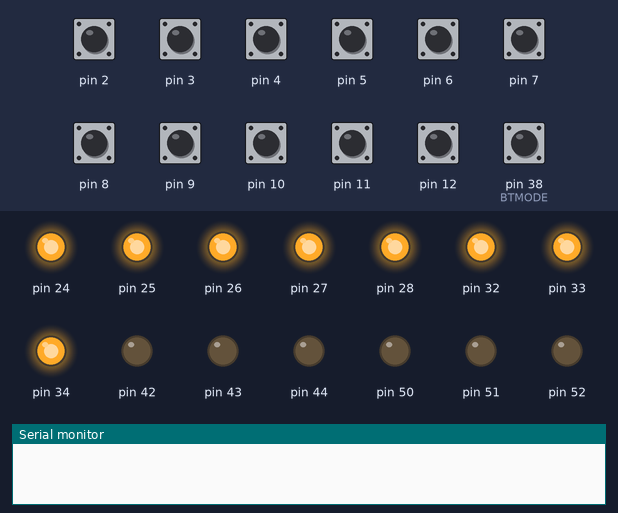
Bench run of a sketch on a simulated Arduino Mega 2560, built with avr-gcc and run on an emulated ATmega2560. On the bench: output pins drawn as LEDs (lit = HIGH), the last lines printed to the serial monitor. Inputs (shaded band) come from the test bench; at power-on: pin 2–12, pin 38 (BTMODE) HIGH.

Above: at 1.2 s.
1.3 s: pin 2 pulled LOW for 0.15 s
At 2.5 s:
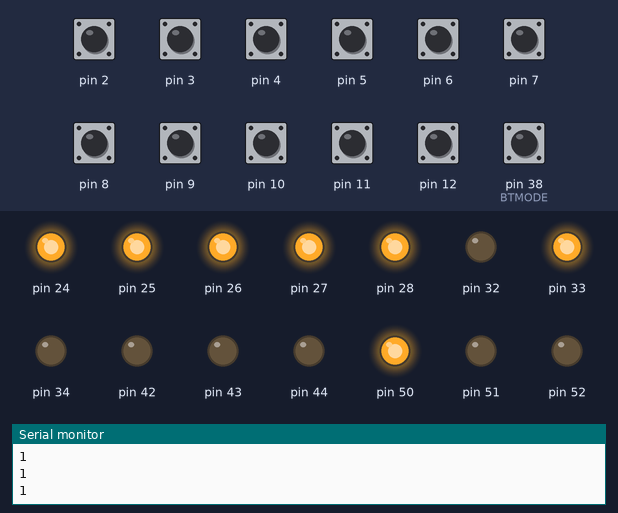
2.9 s: pin 3 pulled LOW for 0.15 s
At 4.0 s:
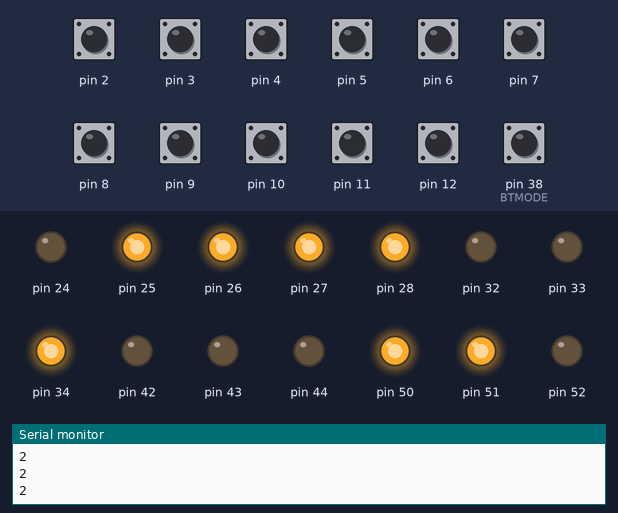
4.5 s: pin 4 pulled LOW for 0.15 s
At 5.2 s:
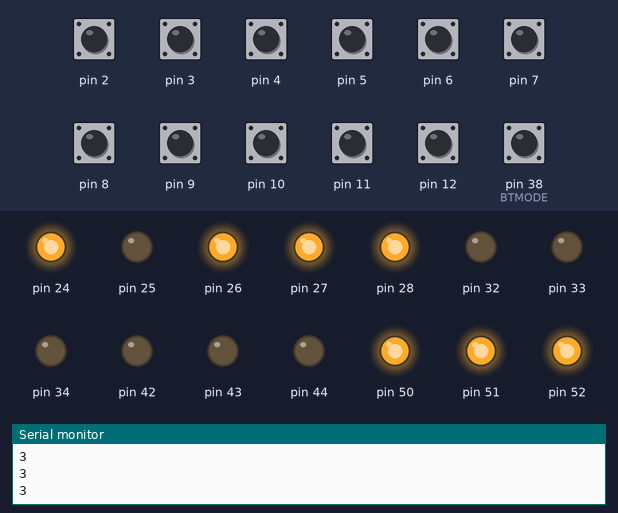
6.1 s: pin 5 pulled LOW for 0.15 s
At 6.4 s:
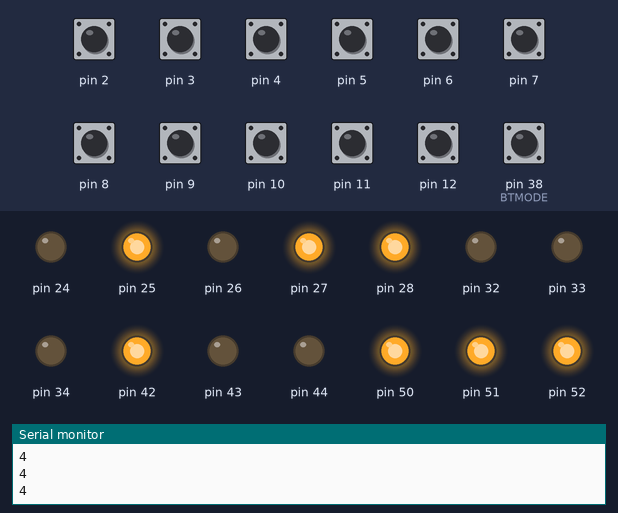
7.7 s: pin 6 pulled LOW for 0.15 s
At 8.8 s:
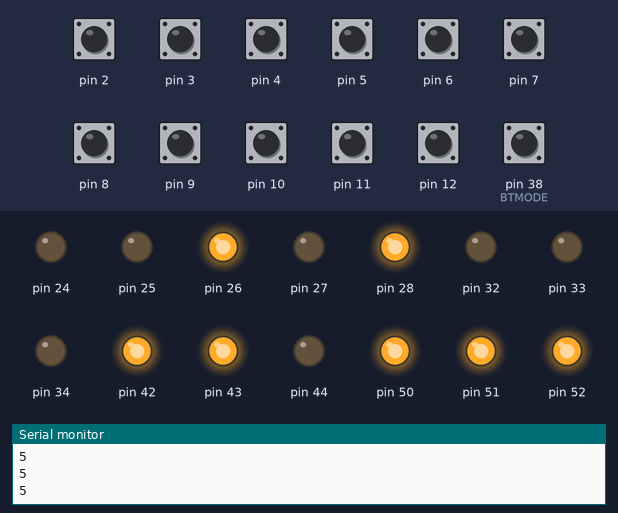
9.3 s: pin 7 pulled LOW for 0.15 s
At 10.0 s:
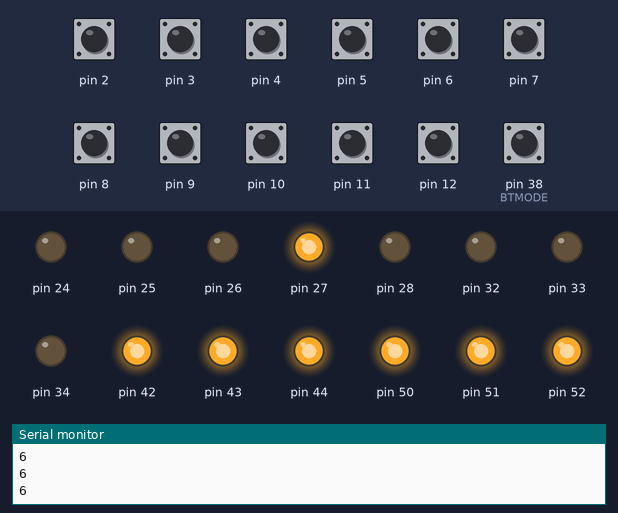
Timing chart, 0 to 11.9 s (numbered marks = the images above; inputs shaded):
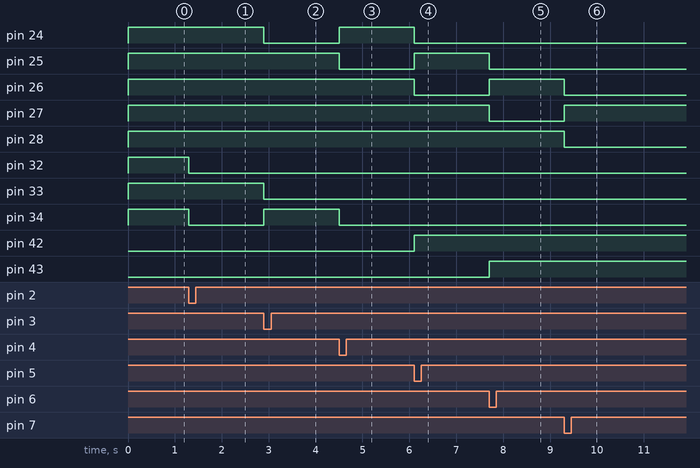

The sketch:

TownshipManagement.ino
```cpp
// Fichier de programmation en C de la carte Arduino gérant automatiquement le réseau N
// Par LEROY Damien	(damien7leroy@gmail.com)
// 26/01/2015


#define NBCANTON 11 // Nombre de canton
#define BTMODE 38

// Struture utilisé pour les canton
typedef struct
{
	int ils;
	int relaisLent;
	int relaisRapide;
} Canton;


//
void initialise (Canton *cantonTab);

// Définition des 11 cantons avec leurs entrées (ILS) et sorties (Relais)
// {ILS, relais lent, relais rapide}
Canton cantonTab[NBCANTON] = {{2, 24, 42},
						{3, 25, 43},
						{4, 26, 44},
						{5, 27, 45},
						{6, 28, 46},
						{7, 29, 47},
						{8, 30, 48},
						{9, 31, 49},
						{10, 32, 50},
						{11, 33, 51},
						{12, 34, 52}};


// Fonction setup lancé une fois au démarrage de la carte et lors de son reset
void setup()
{
	Serial.begin(9600);
	initialise (cantonTab);
	pinMode(BTMODE, INPUT_PULLUP);
}

// Fonction loop qui s'exécute en boucle pour toujours
void loop()
{
	if (digitalRead(BTMODE) == LOW)
	{
		// Pour chaque canton i allant de 0 à NBCANTON
		for (int i = 0 ; i < NBCANTON ; i++)
		{
			digitalWrite(cantonTab[i].relaisLent, LOW);
			digitalWrite(cantonTab[i].relaisRapide, HIGH);
		}
	}
	else
	{
		int i;
		int j;
		// Pour chaque canton i allant de 0 à NBCANTON
		for (i=0 ; i<NBCANTON ; i++)
		{
			if (digitalRead(cantonTab[i].ils) == LOW)
			{
				String message = "ILS ";
				i++;
				//message = message + i;
				Serial.println(i);
				i--;
				j = i;

				// un canton avant on arrête
				j--;
				if (j == -1)
					j = NBCANTON-1;
				digitalWrite(cantonTab[j].relaisRapide, LOW);
				digitalWrite(cantonTab[j].relaisLent, LOW);

				// deux cantons avant on ralenti
				j--;
				if (j == -1)
					j = NBCANTON-1;
				digitalWrite(cantonTab[j].relaisRapide, LOW);
				digitalWrite(cantonTab[j].relaisLent, HIGH);

				// trois cantons avant on met à allure rapide
				j--;
				if (j == -1)
					j = NBCANTON-1;
				digitalWrite(cantonTab[j].relaisLent, LOW);
				digitalWrite(cantonTab[j].relaisRapide, HIGH);
			}
		}
	}

}

void initialise (Canton *cantonTab)
{
	// Pour chaque canton i allant de 0 à NBCANTON
	for (int i = 0 ; i < NBCANTON ; i++)
	{
		// Définition de l'ILS en tant qu'entrée
		pinMode(cantonTab[i].ils, INPUT_PULLUP);

		// Définition du relais lent en tant que sortie
		pinMode(cantonTab[i].relaisLent, OUTPUT);
		digitalWrite(cantonTab[i].relaisLent, HIGH);

		// Définition du relais rapide en tant que sortie
		pinMode(cantonTab[i].relaisRapide, OUTPUT);
		digitalWrite(cantonTab[i].relaisRapide, LOW);
	}
}
```

Measured:
- after the input at 1.3 s, pin 32, pin 34: HIGH → LOW at once; pin 50: LOW → HIGH at once
- after the input at 2.9 s, pin 24, pin 33: HIGH → LOW at once; pin 34, pin 51: LOW → HIGH at once
- after the input at 4.5 s, pin 24, pin 52: LOW → HIGH at once; pin 25, pin 34: HIGH → LOW at once
- after the input at 6.1 s, pin 24, pin 26: HIGH → LOW at once; pin 25, pin 42: LOW → HIGH at once
- after the input at 7.7 s, pin 25, pin 27: HIGH → LOW at once; pin 26, pin 43: LOW → HIGH at once
- after the input at 9.3 s, pin 26, pin 28: HIGH → LOW at once; pin 27, pin 44: LOW → HIGH at once
